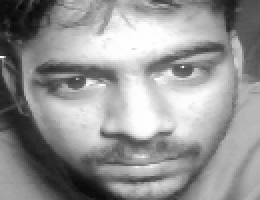
#> input picture dataset/Adarsh/10.png, 130 x 100 px (shown 2 times larger)
$ python faceRecognition.py
#> lines starting #> are read from the running program, lines starting #| are printed output that depends on the picture
import cv2
import numpy as np
import os

# Haar cascade file for face detection
haar_file = 'haarcascade_frontalface_default.xml'
face_cascade = cv2.CascadeClassifier(haar_file)

# Dataset directory
datasets = 'dataset'

print('Training...')

# Initialize lists for images, labels, and a dictionary for names
(images, labels, names, id) = ([], [], {}, 0)

# Desired dimensions for the face images
(width, height) = (130, 100)

# Load images from the dataset directory
for (subdirs, dirs, files) in os.walk(datasets):
    for subdir in dirs:
        names[id] = subdir
        subjectpath = os.path.join(datasets, subdir)
        for filename in os.listdir(subjectpath):
            path = os.path.join(subjectpath, filename)
            label = id
            img = cv2.imread(path, cv2.IMREAD_GRAYSCALE)
#> img is the input picture: shape (100, 130); min 9, max 255, mean 148.5
            if img is not None:
                img_resized = cv2.resize(img, (width, height))
                images.append(img_resized)
                labels.append(int(label))
        id += 1
#> id = 1

# Convert lists to numpy arrays
(images, labels) = [np.array(lis) for lis in [images, labels]]
print(images.shape, labels.shape)
#| (3, 100, 130) (3,)

# Initialize the LBPH face recognizer
model = cv2.face.LBPHFaceRecognizer_create()
# Uncomment the following line to use FisherFaceRecognizer instead
# model = cv2.face.FisherFaceRecognizer_create()

# Train the model
model.train(images, labels)

# Start video capture
webcam = cv2.VideoCapture(0)
cnt = 0

while True:
    (_, im) = webcam.read()
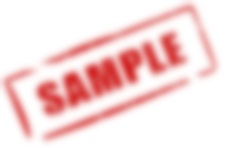
#> input picture gaussianImg.jpg, 231 x 148 px, given in place of the camera
#> im is the input picture: shape (148, 231, 3); mean B, G, R 219.7, 219.8, 247.3
    gray = cv2.cvtColor(im, cv2.COLOR_BGR2GRAY)
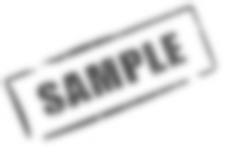
#> gray: shape (148, 231); min 88, max 255, mean 228
    faces = face_cascade.detectMultiScale(gray, 1.3, 5)
#> faces = ()
    for (x, y, w, h) in faces:
        cv2.rectangle(im, (x, y), (x + w, y + h), (255, 255, 0), 2)
        face = gray[y:y + h, x:x + w]
        face_resize = cv2.resize(face, (width, height))

        prediction = model.predict(face_resize)
        cv2.rectangle(im, (x, y), (x + w, y + h), (0, 255, 0), 3)
        if prediction[1] < 800:
            cv2.putText(im, '%s - %.0f' % (names[prediction[0]], prediction[1]), (x - 10, y - 10), cv2.FONT_HERSHEY_PLAIN, 2, (0, 0, 255))
            print(names[prediction[0]])
            cnt = 0
        else:
            cnt += 1
            cv2.putText(im, 'Unknown', (x - 10, y - 10), cv2.FONT_HERSHEY_PLAIN, 1, (0, 255, 0))
            if cnt > 100:
                print("Unknown Person")
                cv2.imwrite("Unknown.jpg", im)
                cnt = 0
#> this loop made 0 passes
    cv2.imshow('FaceRecognition', im)
    key = cv2.waitKey(10)
#> (key Esc is pressed here)
    if key == 27:  # Press 'ESC' to exit
        break

webcam.release()
cv2.destroyAllWindows()
